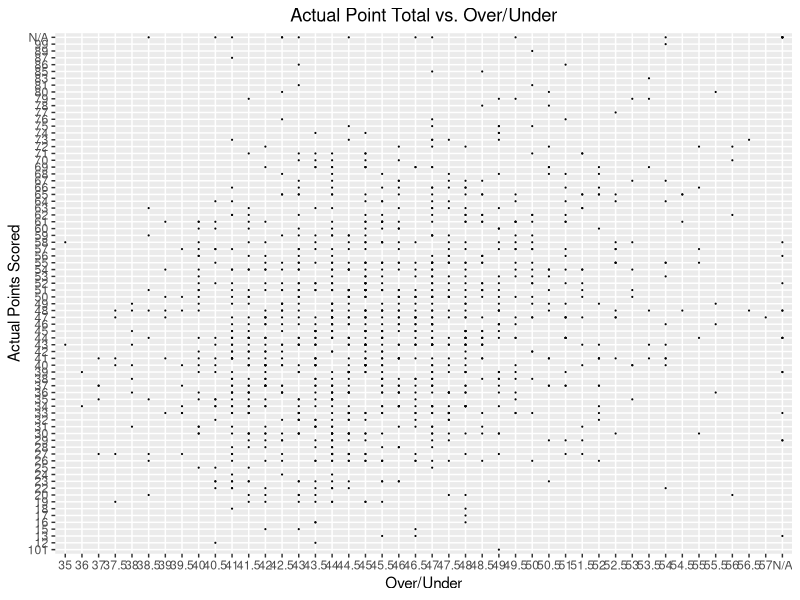
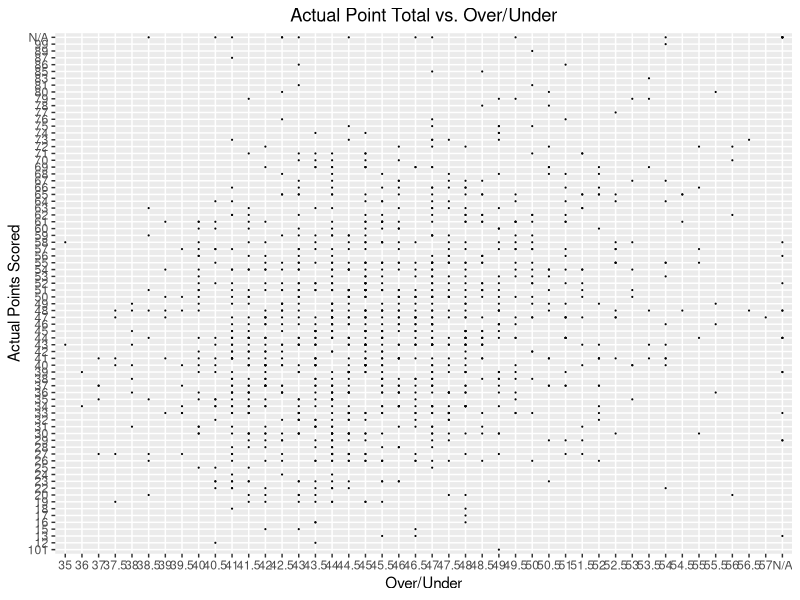
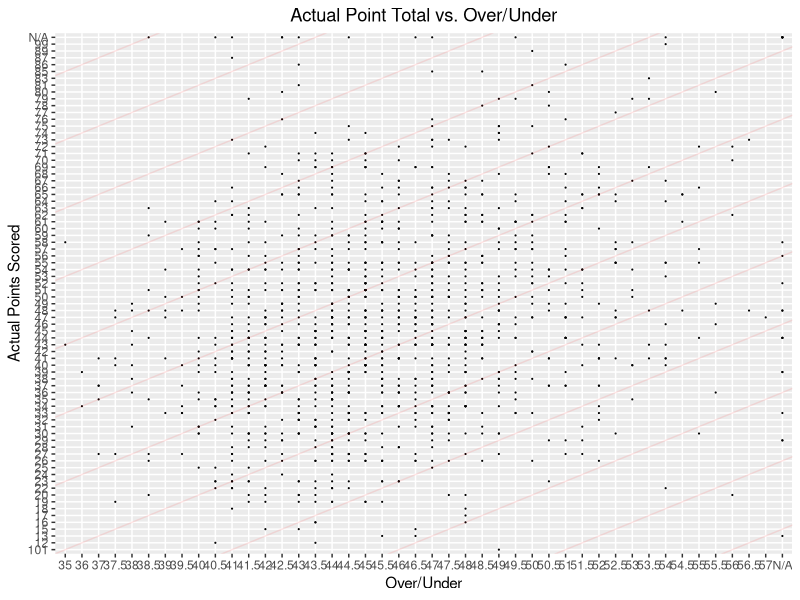

Source code (R) for these figures, in order:
######################################################## 
##  ASA NFL DFS book                                  ##
##  Ch. 1: How Many Points will be scored in a game?  ##
##  Stewart Gibson                                    ##
##  6/7/17                                            ##
########################################################

## Load packages
require(ggplot2)

## Import data
OU.2016 <- read.csv("data/2016_DonBest_VegasData_NFL_Week.csv")
OU.2012_2015 <- read.csv("data/2012_2015_Final_DonbestData_NFL.csv")

## Keep only regular season games
OU.2016 <- OU.2016[which(OU.2016$Regular.Season == 1),]

# Create variables for year and week
OU.2016$Year <- 2016
OU.2012_2015$Year <- substr(OU.2012_2015$Date, start = 7, stop = 10)
OU.2016$Week <- NA
OU.2012_2015$Week <- NA
OU.2016$Information <- as.character(OU.2016$Information)
OU.2012_2015$Information <- as.character(OU.2012_2015$Information)
for (i in c(1:17)) {
  OU.2016$Week[grep(paste('WEEK ', i, " ", sep = ''), OU.2016$Information)] <- i
  OU.2012_2015$Week[grep(paste('WEEK ', i, " ", sep = ''), OU.2012_2015$Information)] <- i
}

## Create dataset of only Over/Under and actual point totals
viz.dat <- data.frame(Over.Under = c(OU.2016$Vegas.Over.Under, OU.2012_2015$Vegas.Over.Under),
                      Actual.Points = c(OU.2016$Actual.Total.Points, OU.2012_2015$Actual.Total.Points))

## Create vizualization: O/U (x) vs. Actual Point Total (y)
## 3rd order polynomial fit
ggplot(data = viz.dat) +
  geom_point(aes(x = Over.Under, y = Actual.Points), size = 0.1) +
  geom_smooth(aes(x = Over.Under, y = Actual.Points), method = 'lm',
              formula = y ~ poly(x,3)) +
  ggtitle("Actual Point Total vs. Over/Under") +
  theme(plot.title = element_text(hjust = 0.5)) +
  xlab("Over/Under") +
  ylab("Actual Points Scored") #+ 
  #geom_abline(intercept = seq(-50, 80,10), slope = 1, color = 'red', size = 0.5, alpha = 0.1)


## 5th order polynomial fit
ggplot(data = viz.dat) +
  geom_point(aes(x = Over.Under, y = Actual.Points), size = 0.1) +
  geom_smooth(aes(x = Over.Under, y = Actual.Points), method = 'lm',
              formula = y ~ poly(x,5)) +
  ggtitle("Actual Point Total vs. Over/Under") +
  theme(plot.title = element_text(hjust = 0.5)) +
  xlab("Over/Under") +
  ylab("Actual Points Scored") #+ 
  #geom_abline(intercept = seq(-50, 80,10), slope = 1, color = 'red', size = 0.5, alpha = 0.1)

## Loess fit
ggplot(data = viz.dat) +
  geom_point(aes(x = Over.Under, y = Actual.Points), size = 0.1) +
  geom_smooth(aes(x = Over.Under, y = Actual.Points), method = 'loess') +
  ggtitle("Actual Point Total vs. Over/Under") +
  theme(plot.title = element_text(hjust = 0.5)) +
  xlab("Over/Under") +
  ylab("Actual Points Scored") + 
  geom_abline(intercept = seq(-50, 80,10), slope = 1, color = 'red', size = 0.5, alpha = 0.1)




